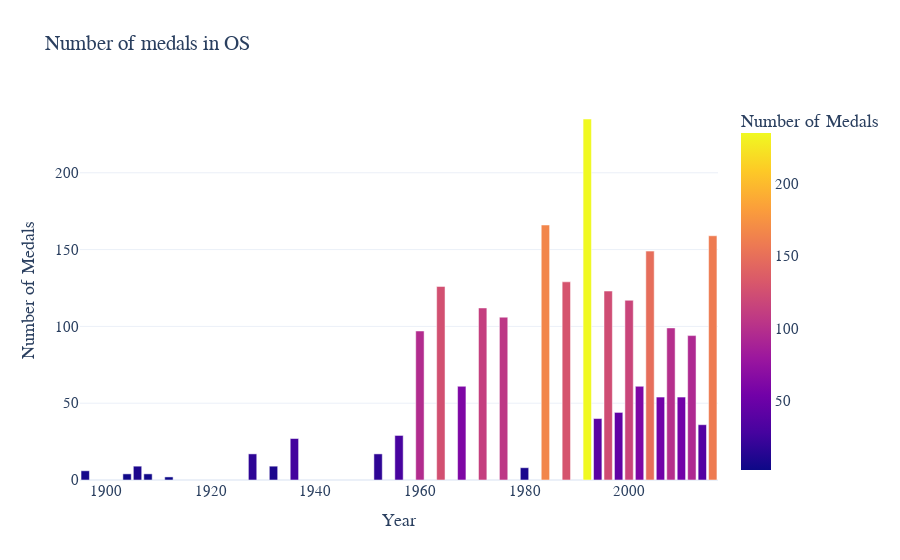

Notebook source saved alongside this figure:
### Markdown cell above
#### 1b) Antal medaljer per OS

### Code cell
medals_per_year = data_medals.groupby("Year").size().reset_index(name="Medals")

medals_per_year_sorted = medals_per_year.sort_values("Medals",ascending=False)

fig = px.bar(medals_per_year_sorted, y="Medals", x="Year", 
             title= "Number of medals in OS", 
             template='plotly_white',
             labels={"Sport": "Olympic Sport", "Medals": "Number of Medals"},
             color="Medals")

fig.update_layout(font_family="Rockwell", font_size=15)
fig.show()

### Figure 1 — Plotly figure (JSON) as saved in the notebook; plotly's stock layout.template omitted (floating-point values rounded to 4 significant figures)
{"data": [{"alignmentgroup": "True", "hovertemplate": "Year=%{x}<br>Number of Medals=%{marker.color}<extra></extra>", "legendgroup": "", "marker": {"color": [235, 166, 159, 149, 129, 126, 123, 117, 112, 106, 99, 97, 94, 61, 61, 54, 54, 44, 40, 36, 29, 27, 17, 17, 9, 9, 8, 6, 4, 4, 2], "coloraxis": "coloraxis", "pattern": {"shape": ""}}, "name": "", "offsetgroup": "", "orientation": "v", "showlegend": false, "textposition": "auto", "type": "bar", "x": [1992, 1984, 2016, 2004, 1988, 1964, 1996, 2000, 1972, 1976, 2008, 1960, 2012, 2002, 1968, 2006, 2010, 1998, 1994, 2014, 1956, 1936, 1928, 1952, 1906, 1932, 1980, 1896, 1904, 1908, 1912], "xaxis": "x", "y": [235, 166, 159, 149, 129, 126, 123, 117, 112, 106, 99, 97, 94, 61, 61, 54, 54, 44, 40, 36, 29, 27, 17, 17, 9, 9, 8, 6, 4, 4, 2], "yaxis": "y"}], "layout": {"barmode": "relative", "coloraxis": {"colorbar": {"title": {"text": "Number of Medals"}}, "colorscale": [[0, "#0d0887"], [0.1111, "#46039f"], [0.2222, "#7201a8"], [0.3333, "#9c179e"], [0.4444, "#bd3786"], [0.5556, "#d8576b"], [0.6667, "#ed7953"], [0.7778, "#fb9f3a"], [0.8889, "#fdca26"], [1, "#f0f921"]]}, "font": {"family": "Rockwell", "size": 15}, "legend": {"tracegroupgap": 0}, "title": {"text": "Number of medals in OS"}, "xaxis": {"anchor": "y", "domain": [0, 1], "title": {"text": "Year"}}, "yaxis": {"anchor": "x", "domain": [0, 1], "title": {"text": "Number of Medals"}}}}
